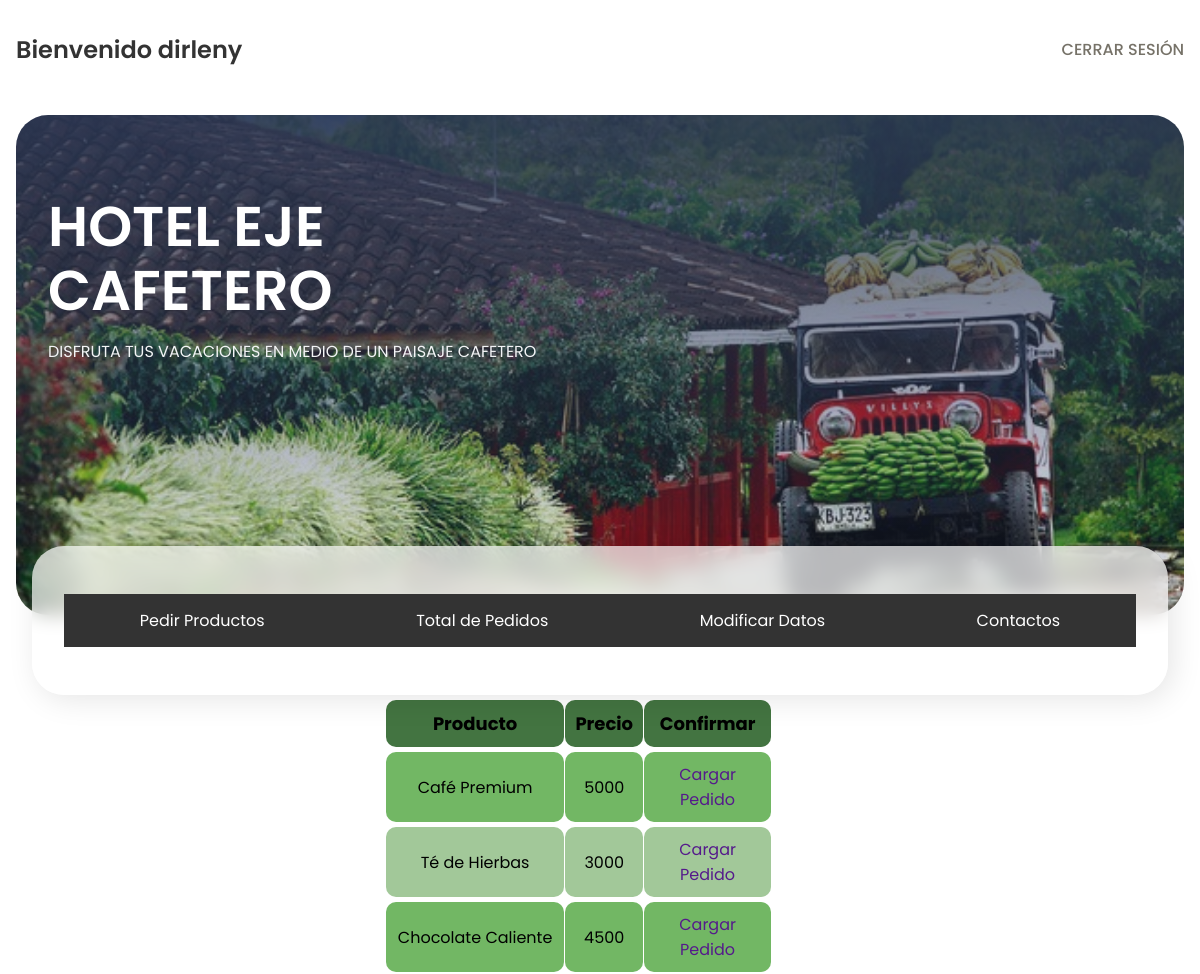
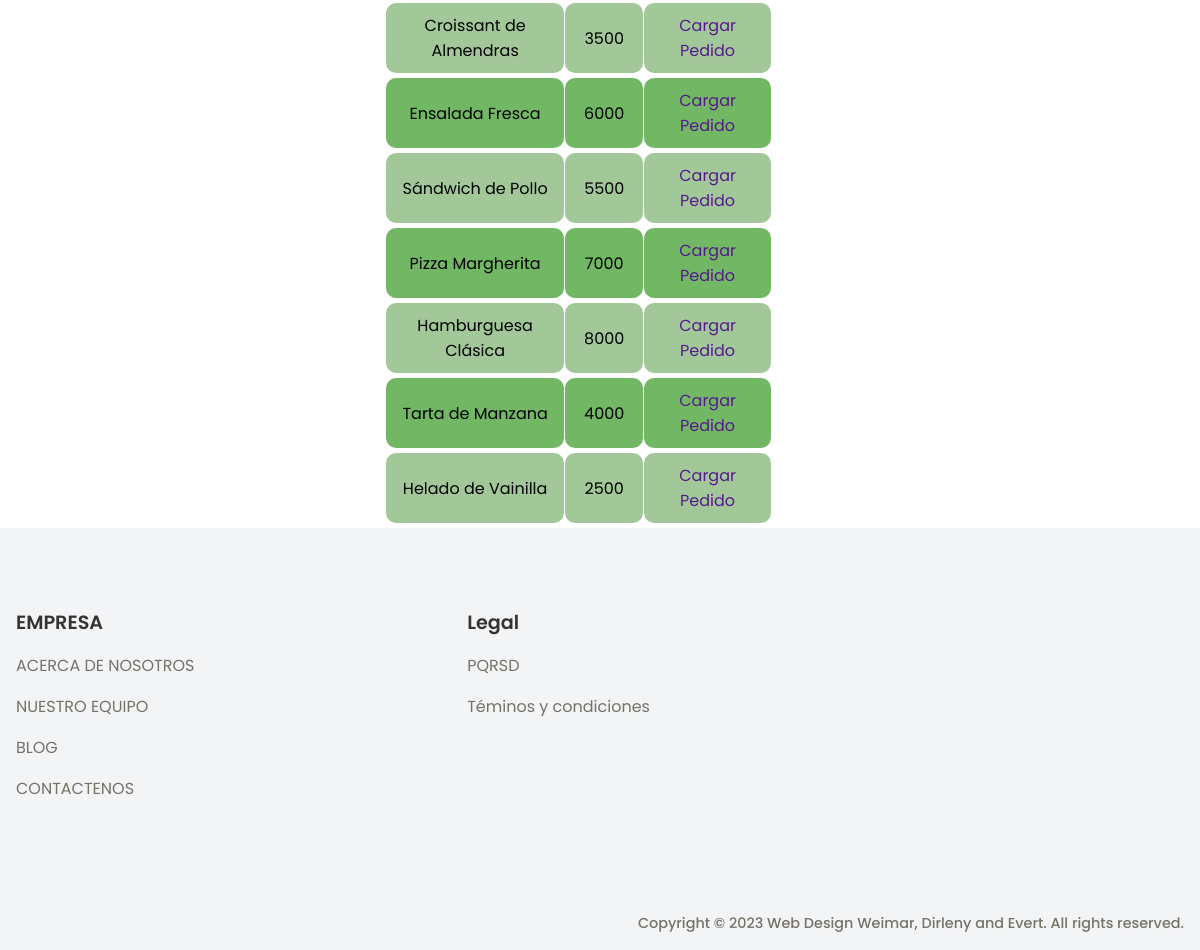
The app's page /clientes.php?nombre=dirleny&pin=1 (signed in) with its own data (2 pictures, top to bottom).
### tables this page shows
CREATE TABLE productos(
	id_producto int auto_increment,
    nombre_producto varchar(40),
    precio int(6),
    primary key(id_producto)
);

### clientes.php (the view, shortened to what this page needs)
<?php
    $con = conexion();
    if (isset($_GET['nombre'])){
        $nombre = $_GET['nombre'];
    }
?>
<!DOCTYPE html>
<html lang="en">
  <head>
    <link
      href="https://cdn.jsdelivr.net/npm/remixicon@3.4.0/fonts/remixicon.css"
      rel="stylesheet"
    />
    <link rel="stylesheet" href="assets/styles_index.css" />
  </head>
  <body>
    <nav>
      <div class="nav__logo">Bienvenido <?php echo $nombre?></div>
      <ul class="nav__links">
        <li class="link"><a href="login_registre.php">CERRAR SESIÓN</a></li>
      </ul>
    </nav>
    <header class="section__container header__container">
      <div class="header__image__container">
        <div class="header__content">
          <h1>HOTEL EJE CAFETERO</h1>
          <p>DISFRUTA TUS VACACIONES EN MEDIO DE UN PAISAJE CAFETERO</p>
        </div>
        <div class="booking__container">
            <div class="navbar">
                <a href="clientes.php?nombre=<?php echo $nombre ?>&pin=1">Pedir Productos</a>
                <a href="clientes.php?nombre=<?php echo $nombre ?>&pin=2">Total de Pedidos</a>
                <a href="clientes.php?nombre=<?php echo $nombre ?>&pin=3">Modificar Datos</a>
                <a href="clientes.php?nombre=<?php echo $nombre ?>&pin=4">Contactos</a>
            </div>
          </div>
      </div>
    </header>
    <section class='container-table'>
        <?php if(isset($_GET['pin'])){
            $pin = $_GET['pin']; ?>
                <?php if($pin == 1){ ?>
                    <?php
                        $query_producto = mysqli_query($con,"SELECT * FROM productos");
                        if(mysqli_num_rows($query_producto) > 0){ ?>
                            <div class="tablas">
                                <table class="tabla-intercalada">
                                    <thead>
                                        <tr>
                                            <td>Producto</td>
                                            <td>Precio</td>
                                            <td>Confirmar</td>
                                        </tr>
                                    </thead>
                                    <tbody>
                                        <?php while($row_producto = $query_producto->fetch_assoc()){ ?>
                                            <tr>
                                                <td> <?php echo $row_producto['nombre_producto'] ?> </td>
                                                <td> <?php echo $row_producto['precio'] ?> </td>
                                                <td> <a href="">Cargar Pedido</a></td>
                                            </tr>
                                        <?php } ?>
                                    </tbody>
                                </table>
                    </div>
                        <?php } ?>
                <?php } ?>
        <?php } ?>
    </section>
    <footer class="footer">
      <div class="section__container footer__container">
        <div class="footer__col">
          <h4>EMPRESA</h4>
          <p>ACERCA DE NOSOTROS</p>
          <p>NUESTRO EQUIPO</p>
          <p>BLOG</p>
          <p>CONTACTENOS</p>
        </div>
        <div class="footer__col">
          <h4>Legal</h4>
          <p>PQRSD</p>
          <p>Téminos y condiciones</p>
        </div>
      </div>
      <div class="footer__bar">
        Copyright © 2023 Web Design Weimar, Dirleny and Evert. All rights reserved.
      </div>
    </footer>
  </body>
</html>

### assets/styles_index.css (style rules this page uses)
:root { --primary-color: #2c3855; --primary-color-dark: #435681; --text-dark: #333333; --text-light: #767268; --extra-light: #f3f4f6; --white: #ffffff; --max-width: 1200px; }
* { margin: 0; padding: 0; box-sizing: border-box; font-family: "Poppins", sans-serif; }
.section__container { max-width: var(--max-width); margin: auto; padding: 5rem 1rem; }
a { text-decoration: none; }
nav { max-width: var(--max-width); margin: auto; padding: 2rem 1rem; display: flex; align-items: center; justify-content: space-between; }
.nav__logo { font-size: 1.5rem; font-weight: 600; color: var(--text-dark); }
.nav__links { list-style: none; display: flex; align-items: center; gap: 2rem; }
.link a { font-weight: 500; color: var(--text-light); transition: 0.3s; }
.header__container { padding: 1rem 1rem 5rem 1rem; }
.header__image__container { position: relative; min-height: 500px; background-image: linear-gradient( rgba(44, 56, 85, 0.9), rgba(100, 125, 187, 0.1) ), url('img/header.jpg'); background-position: center center; background-size: cover; background-repeat: no-repeat; border-radius: 2rem; }
.header__content { max-width: 600px; padding: 5rem 2rem; }
.header__content h1 { margin-bottom: 1rem; font-size: 3.5rem; line-height: 4rem; font-weight: 600; color: var(--white); }
.header__content p { color: var(--extra-light); }
.booking__container { position: absolute; bottom: -5rem; left: 50%; transform: translateX(-50%); width: calc(100% - 2rem); display: flex; align-items: center; gap: 1rem; padding: 3rem 2rem; border-radius: 2rem; background-color: rgba(255, 255, 255, 0.7); -webkit-backdrop-filter: blur(10px); backdrop-filter: blur(10px); box-shadow: 5px 5px 30px rgba(0, 0, 0, 0.1); }
.footer { background-color: var(--extra-light); }
.footer__container { display: grid; grid-template-columns: 2fr repeat(3, 1fr); gap: 5rem; }
.footer__col h4 { margin-bottom: 1rem; font-size: 1.2rem; font-weight: 600; color: var(--text-dark); }
.footer__col p { margin-bottom: 1rem; color: var(--text-light); cursor: pointer; transition: 0.3s; }
.footer__bar { position: relative; max-width: var(--max-width); margin: auto; padding: 1rem; font-size: 0.9rem; font-weight: 500; color: var(--text-light); text-align: right; overflow: hidden; }
.container-table { display: flex; justify-content: center; }
.tabla-intercalada { width: 90%; border-collapse: separate; border-spacing: 1px 5px; }
.tabla-intercalada td, th { border-radius: 10px; text-align: center; padding: 10px; }
.tabla-intercalada thead { background-color: #437441; font-weight: bold; font-size: 18px; }
.tabla-intercalada tbody tr:nth-child(even) { background-color: #a2c899; }
.tabla-intercalada tbody tr:nth-child(odd) { background-color: #72b764; }
.navbar { background-color: #333; overflow: hidden; display: flex; justify-content: space-around; width: 100%; }
.navbar a { float: left; display: block; color: white; text-align: center; padding: 14px 16px; text-decoration: none; transition: background-color 0.3s; }

### records on screen
productos: nombre_producto "Café Premium", precio "5000"
productos: nombre_producto "Té de Hierbas", precio "3000"
productos: nombre_producto "Chocolate Caliente", precio "4500"
productos: nombre_producto "Croissant de Almendras", precio "3500"
productos: nombre_producto "Ensalada Fresca", precio "6000"
productos: nombre_producto "Sándwich de Pollo", precio "5500"
productos: nombre_producto "Pizza Margherita", precio "7000"
productos: nombre_producto "Hamburguesa Clásica", precio "8000"
productos: nombre_producto "Tarta de Manzana", precio "4000"
productos: nombre_producto "Helado de Vainilla", precio "2500"

### other values on screen
$nombre "dirleny"
